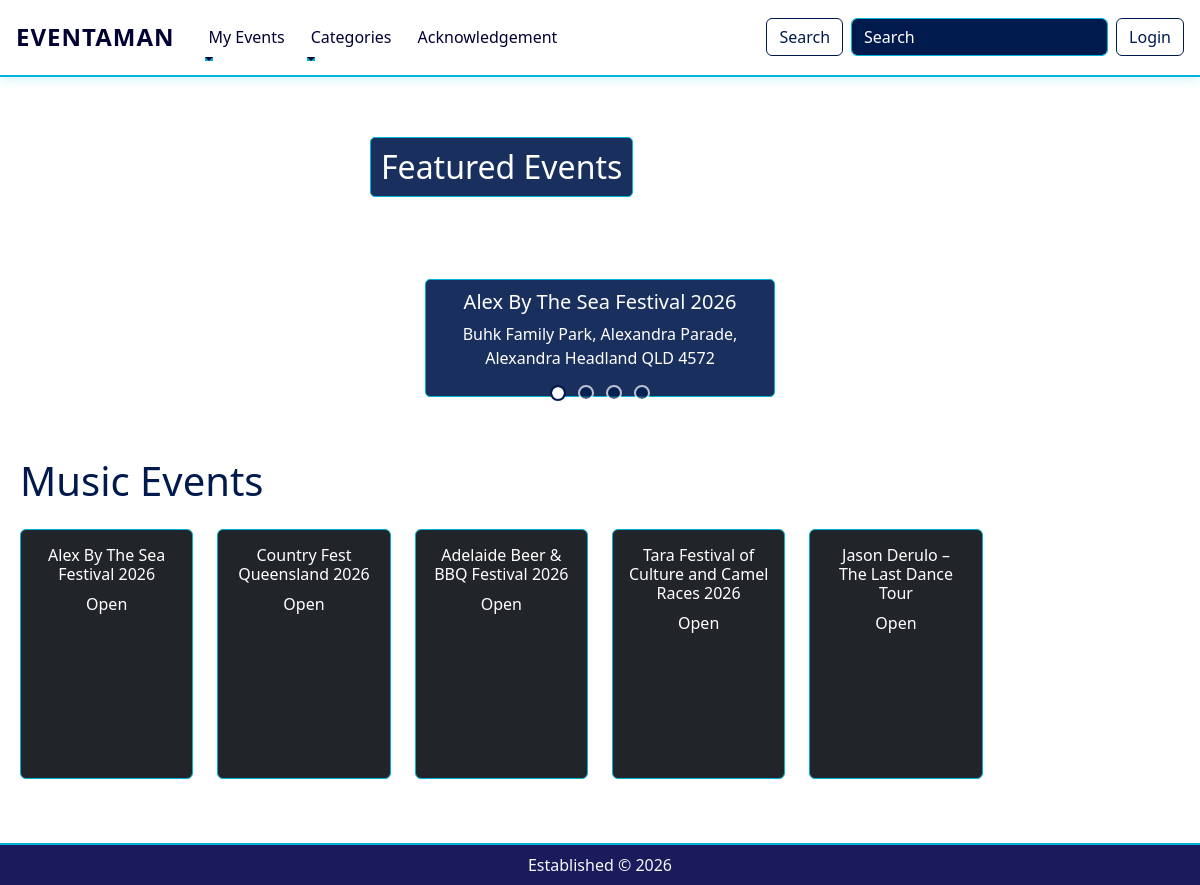
/events/category/music, run on an earlier commit of the app's database.
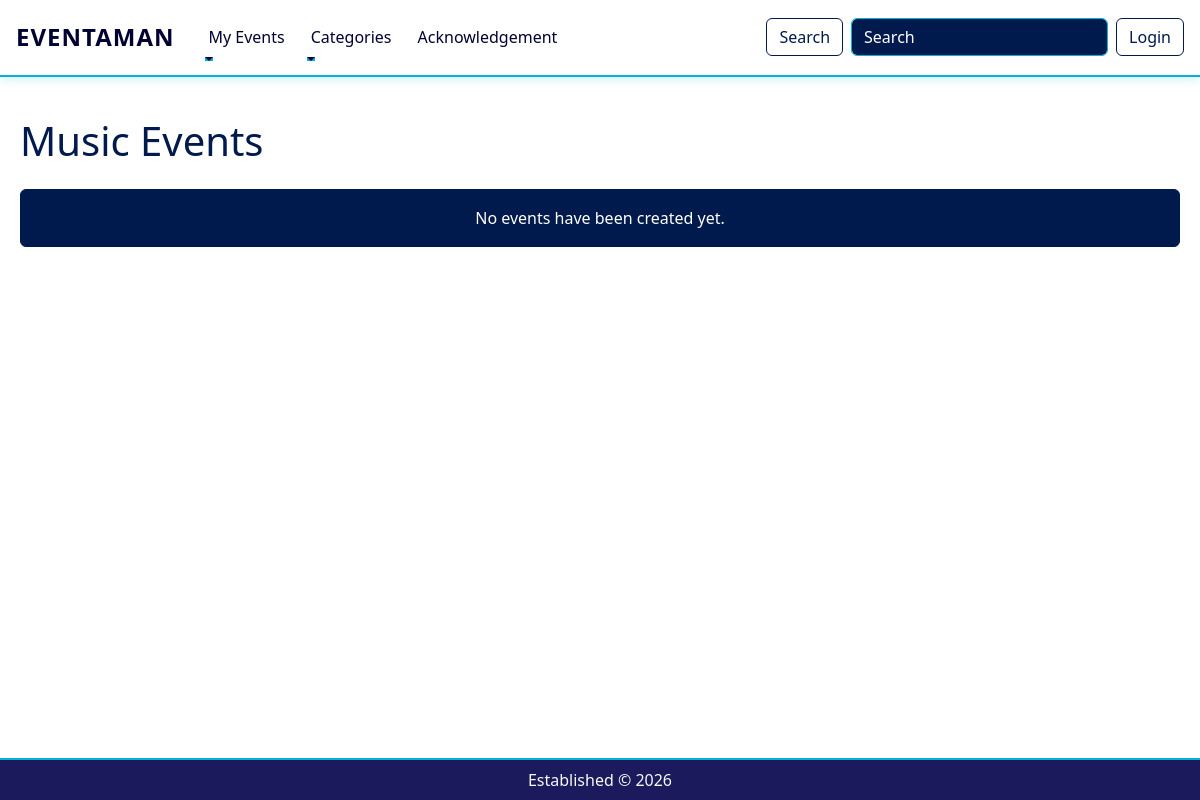
And on a later commit of the database.
### event_management/models.py (models this page shows, shortened)
class Event(db.Model):
    __tablename__ = 'events'
    id = db.Column(db.Integer, primary_key=True)
    vendor_id = db.Column(db.Integer, db.ForeignKey('users.id'), nullable=False)
    name = db.Column(db.String(100), nullable=False)
    organisation_name = db.Column(db.String(100), nullable=True)
    description = db.Column(db.Text, nullable=False)
    category = db.Column(db.String(50), nullable=False)
    price = db.Column(db.String(20))
    date = db.Column(db.DateTime, nullable=False)
    status = db.Column(db.String(50), default='Open')
    price = db.Column(db.Float)
    images = db.relationship('EventImage', back_populates='event', cascade='all, delete-orphan')
    comments = db.relationship('Comment', back_populates='event', cascade='all, delete-orphan')
    location_id = db.Column(db.Integer, db.ForeignKey('locations.id'), nullable=False)
    location = db.relationship('Location', back_populates='events')
    tickets_available = db.Column(db.Integer, nullable=False)
    tickets_sold = db.Column(db.Integer, nullable=False, default=0)
    bookings = db.relationship('Booking', back_populates='event', cascade='all, delete-orphan')
    acknowledgement_type = db.Column(db.String(20), nullable=False, default='none')
    acknowledgement_traditional_custodians = db.Column(db.String(200), nullable=True)
    acknowledgement_statement = db.Column(db.Text, nullable=True)
    acknowledgement_researched = db.Column(db.Boolean, default=False)
    acknowledgement_not_welcome = db.Column(db.Boolean, default=False)
    acknowledgement_respectful = db.Column(db.Boolean, default=False)

class Location(db.Model):
    __tablename__ = 'locations'
    id = db.Column(db.Integer, primary_key=True)
    address = db.Column(db.String(150), nullable=False)
    state_territory = db.Column(db.String(10), nullable=False)
    postcode = db.Column(db.Integer, nullable=False)
    events = db.relationship('Event', back_populates='location')

### event_management/events.py (the view)
@eventbp.route('/category/<category>')
def category(category):
    events = Event.query.filter_by(category=category).order_by(Event.date.asc()).all()
    return render_template('index.html', events=events, featured_events=events[:4], selected_category=category)

### event_management/templates/index.html (shortened to what this page needs)
{% extends "base.html" %}
{% block content %}
{% if featured_events %}
<div id="carouselExampleCaptions" class="carousel slide position-relative" data-bs-ride="carousel"
    data-bs-interval="3000">
    <h1 class="position-absolute"
        style="top: 20px; left: 20px; color: white; z-index: 10; font-size: 2rem; background-color: rgba(0, 26, 77, 0.9); padding: 10px; border-radius: 5px; border: 1px solid #00b4d8;">
        Featured Events
    </h1>
    <div class="carousel-indicators">
        {% for event in featured_events %}
        <button type="button" data-bs-target="#carouselExampleCaptions" data-bs-slide-to="{{ loop.index0 }}"
            class="{% if loop.first %}active{% endif %}" aria-current="{% if loop.first %}true{% endif %}">
        </button>
        {% endfor %}
    </div>
    <div class="carousel-inner">
        {% for event in featured_events %}
        <div class="carousel-item {% if loop.first %}active{% endif %}">
            <div class="carousel-caption d-none d-md-block">
                <h5>{{ event.name }}</h5>
                <p>{{ event.location.address }}</p>
            </div>
        </div>
        {% endfor %}
    </div>
    <button class="carousel-control-prev" type="button" data-bs-target="#carouselExampleCaptions" data-bs-slide="prev">
        <span class="carousel-control-prev-icon" aria-hidden="true"></span>
    </button>
    <button class="carousel-control-next" type="button" data-bs-target="#carouselExampleCaptions" data-bs-slide="next">
        <span class="carousel-control-next-icon" aria-hidden="true"></span>
    </button>
</div>
{% endif %}
<div class="city-heading text-white">
    <div class="d-flex align-items-center justify-content-between mb-3">
        <h1 style="color: #001a4d;">
            {% if selected_category %}
            {{ selected_category.title() }} Events
            {% else %}
            Events
            {% endif %}
        </h1>
    </div>
    <div class="row">
        {% for event in events %}
        <div class="col-md-2 mb-4">
            <a class="card index-card bg-dark text-white text-decoration-none"
                href="{{ url_for('events.show', id=event.id) }}">
                <div class="card-body text-center">
                    <h6 class="card-title">{{ event.name }}</h6>
                    {{ event.status }}
                </div>
            </a>
        </div>
        {% else %}
        <div class="col-12">
            <div class="alert alert-info text-center"
                style="background-color: #001a4d; border: 1px solid #001a4d; color: white;">
                <p class="mb-0">No events have been created yet.</p>
            </div>
        </div>
        {% endfor %}
    </div>
</div>
{% endblock %}

What changed in the data, as far as the page shows it:
removed Event: name "Alex By The Sea Festival 2026", location.address "Buhk Family Park, Alexandra Parade, Alexandra Headland QLD 4572", status "Open"
removed Event: name "Country Fest Queensland 2026", status "Open"
removed Event: name "Adelaide Beer & BBQ Festival 2026", status "Open"
removed Event: name "Tara Festival of Culture and Camel Races 2026", status "Open"
removed Event: name "Jason Derulo – The Last Dance Tour", status "Open", shown under "Music Events"
Also different on the page:
text no longer shown: "Featured Events"
text now shown: "No events have been created yet."
